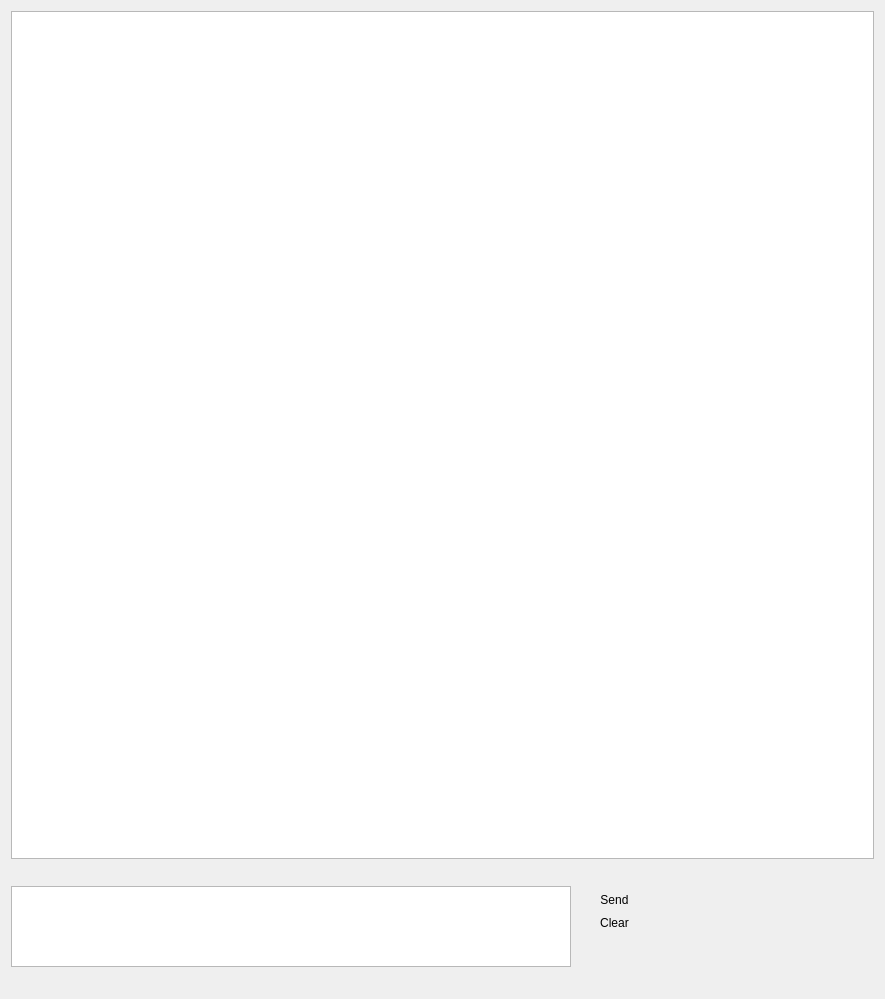
<?xml version="1.0" encoding="UTF-8"?>
<ui version="4.0">
 <class>chatscreen</class>
 <widget class="QWidget" name="chatscreen">
  <property name="geometry">
   <rect>
    <x>0</x>
    <y>0</y>
    <width>885</width>
    <height>999</height>
   </rect>
  </property>
  <property name="windowTitle">
   <string>Form</string>
  </property>
  <layout class="QVBoxLayout" name="verticalLayout_2">
   <item>
    <widget class="QListWidget" name="lstChatscreen">
     <property name="minimumSize">
      <size>
       <width>805</width>
       <height>833</height>
      </size>
     </property>
    </widget>
   </item>
   <item>
    <layout class="QHBoxLayout" name="horizontalLayout">
     <property name="sizeConstraint">
      <enum>QLayout::SetFixedSize</enum>
     </property>
     <item>
      <widget class="QPlainTextEdit" name="ptxtMessagebox">
       <property name="minimumSize">
        <size>
         <width>560</width>
         <height>81</height>
        </size>
       </property>
       <property name="maximumSize">
        <size>
         <width>560</width>
         <height>81</height>
        </size>
       </property>
       <property name="baseSize">
        <size>
         <width>560</width>
         <height>81</height>
        </size>
       </property>
      </widget>
     </item>
     <item>
      <layout class="QVBoxLayout" name="verticalLayout">
       <property name="spacing">
        <number>0</number>
       </property>
       <property name="sizeConstraint">
        <enum>QLayout::SetFixedSize</enum>
       </property>
       <property name="topMargin">
        <number>23</number>
       </property>
       <property name="bottomMargin">
        <number>54</number>
       </property>
       <item>
        <widget class="QPushButton" name="btnSend">
         <property name="minimumSize">
          <size>
           <width>75</width>
           <height>23</height>
          </size>
         </property>
         <property name="maximumSize">
          <size>
           <width>75</width>
           <height>23</height>
          </size>
         </property>
         <property name="baseSize">
          <size>
           <width>75</width>
           <height>23</height>
          </size>
         </property>
         <property name="text">
          <string>Send</string>
         </property>
         <property name="flat">
          <bool>true</bool>
         </property>
        </widget>
       </item>
       <item>
        <widget class="QPushButton" name="btnClear">
         <property name="minimumSize">
          <size>
           <width>75</width>
           <height>23</height>
          </size>
         </property>
         <property name="maximumSize">
          <size>
           <width>75</width>
           <height>23</height>
          </size>
         </property>
         <property name="baseSize">
          <size>
           <width>75</width>
           <height>23</height>
          </size>
         </property>
         <property name="text">
          <string>Clear</string>
         </property>
         <property name="flat">
          <bool>true</bool>
         </property>
        </widget>
       </item>
      </layout>
     </item>
     <item>
      <spacer name="horizontalSpacer">
       <property name="orientation">
        <enum>Qt::Horizontal</enum>
       </property>
       <property name="sizeType">
        <enum>QSizePolicy::MinimumExpanding</enum>
       </property>
       <property name="sizeHint" stdset="0">
        <size>
         <width>40</width>
         <height>20</height>
        </size>
       </property>
      </spacer>
     </item>
    </layout>
   </item>
  </layout>
  <zorder>layoutWidget</zorder>
  <zorder>lstChatscreen</zorder>
 </widget>
 <resources/>
 <connections/>
</ui>
